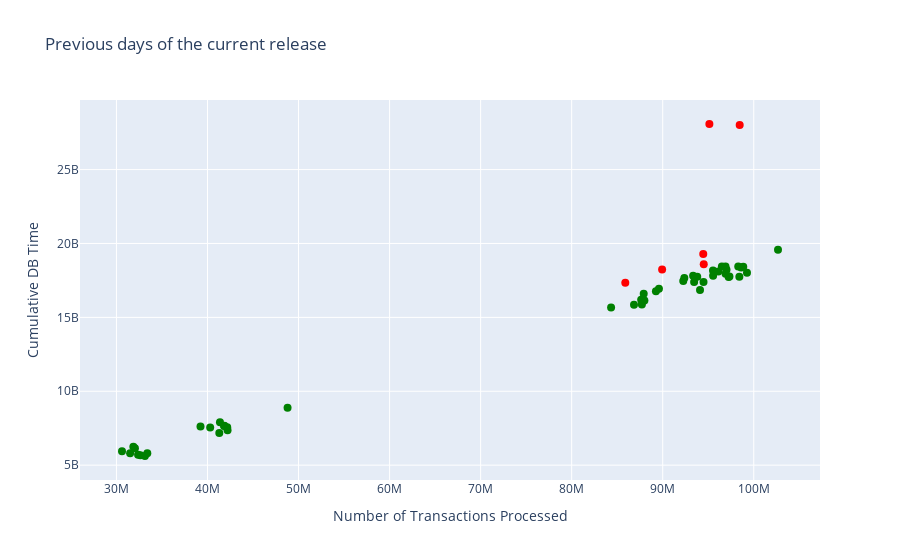

The notebook cell this image was saved under:
### Code cell
#previous days of the current release plotted with number of transactions processed on the x axis and metric of interest on the y axis
df_zscore_today = df_zscore_curr_release.tail(1)
df_zscore_curr_release_days = df_zscore_curr_release.head(-1)
previous_days_of_curr_release=go.Scatter(x=df_zscore_curr_release_days['Count'],
        y=df_zscore_curr_release_days[metric],
        mode='markers',marker_size=8, 
        name= 'Previous release days of current release', 
        hovertext= df_zscore_curr_release_days['Date'],
        marker_color=df_zscore_curr_release_days['zscore_color'])
go.Figure(data=[previous_days_of_curr_release]).update_layout(
    title="Previous days of the current release",
    xaxis_title='Number of Transactions Processed', yaxis_title= metric)

### Figure 1 — Plotly figure (JSON) as saved in the notebook; plotly's stock layout.template omitted (floating-point values rounded to 4 significant figures)
{"data": [{"hovertext": ["2023-07-28", "2023-07-29", "2023-07-30", "2023-07-31", "2023-08-01", "2023-08-02", "2023-08-03", "2023-08-04", "2023-08-05", "2023-08-06", "2023-08-07", "2023-08-08", "2023-08-09", "2023-08-10", "2023-08-11", "2023-08-12", "2023-08-13", "2023-08-14", "2023-08-15", "2023-08-16", "2023-08-17", "2023-08-18", "2023-08-19", "2023-08-20", "2023-08-21", "2023-08-22", "2023-08-23", "2023-08-24", "2023-08-25", "2023-08-26", "2023-08-27", "2023-08-28", "2023-08-29", "2023-08-30", "2023-08-31", "2023-09-01", "2023-09-02", "2023-09-03", "2023-09-04", "2023-09-05", "2023-09-06", "2023-09-07", "2023-09-08", "2023-09-09", "2023-09-10", "2023-09-11", "2023-09-12", "2023-09-13", "2023-09-14", "2023-09-15", "2023-09-16", "2023-09-17", "2023-09-18"], "marker": {"color": ["green", "green", "green", "green", "green", "green", "green", "green", "green", "green", "green", "red", "red", "green", "green", "green", "green", "green", "green", "green", "red", "red", "green", "green", "red", "green", "green", "green", "green", "green", "green", "green", "green", "green", "green", "green", "green", "green", "green", "green", "green", "green", "green", "green", "green", "green", "green", "green", "green", "green", "green", "green", "red"], "size": 8}, "mode": "markers", "name": "Previous release days of current release", "type": "scatter", "x": [87712180, 41296763, 33388200, 98295301, 102662897, 99255945, 98418072, 87633961, 42201069, 32373185, 93449287, 98454009, 95125591, 93790585, 87989788, 42166070, 31501046, 93341034, 97241941, 97007382, 94452206, 85890240, 41370067, 30609119, 89934564, 96116083, 96498505, 92256689, 84330133, 39230862, 31855553, 89585119, 96905938, 94482923, 95535497, 86847530, 41818252, 33126126, 48794979, 97331567, 98846848, 94098569, 89253706, 40293542, 32029984, 92375511, 98617749, 96895616, 95523126, 87912780, 41853996, 32629871, 94506774], "y": [15867579023, 7183350526, 5805595546, 18444281014, 19576396693, 18023120379, 17756333986, 16199288534, 7366046097, 5703780146, 17392921993, 28008992147, 28084504130, 17742891894, 16134231859, 7563984980, 5807135253, 17819206377, 17734451780, 18223347824, 19291538696, 17337275376, 7912002092, 5940013877, 18239469786, 18107960854, 18442603921, 17459148534, 15670690537, 7615026196, 6249373428, 16934934691, 17956366933, 17398252905, 17821350036, 15847896646, 7642039004, 5620212304, 8890149757, 17763991566, 18426810266, 16850857132, 16771708314, 7544890884, 6143705567, 17659362142, 18366538785, 18449863310, 18166831755, 16594760651, 7671468608, 5664323753, 18601015568]}], "layout": {"title": {"text": "Previous days of the current release"}, "xaxis": {"title": {"text": "Number of Transactions Processed"}}, "yaxis": {"title": {"text": "Cumulative DB Time"}}}}
